Frame 1 (no input): blank canvas, image omitted
Frame 60 (the mouse pressed at the canvas centre just before this capture): blank canvas, image omitted
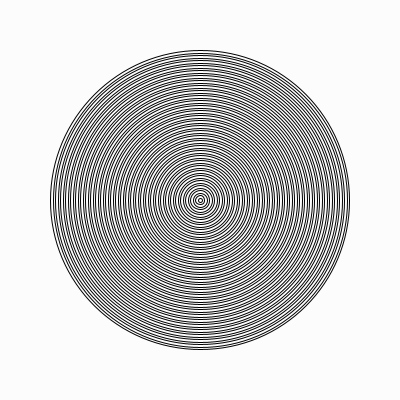
Frame 120 (the mouse held since frame 60 and released just before this capture)

The Processing sketch whose frames 1 and 60 were blank and that drew this single picture after the mouse press (run headless with seeded random() and noise(); from frame 60 on, the mouse is pressed at the canvas centre):

// Processing sketch: processing_173492
// ── processing_173492.pde


void setup (){
  size (400, 400);
  background (252);
}
 int cir=4;

void draw () {
 noFill ();
 strokeWeight(1);
  if ( mousePressed == true ) {
  ellipse ( mouseX, mouseY, cir,cir );
  cir = cir+5;
  }
}
